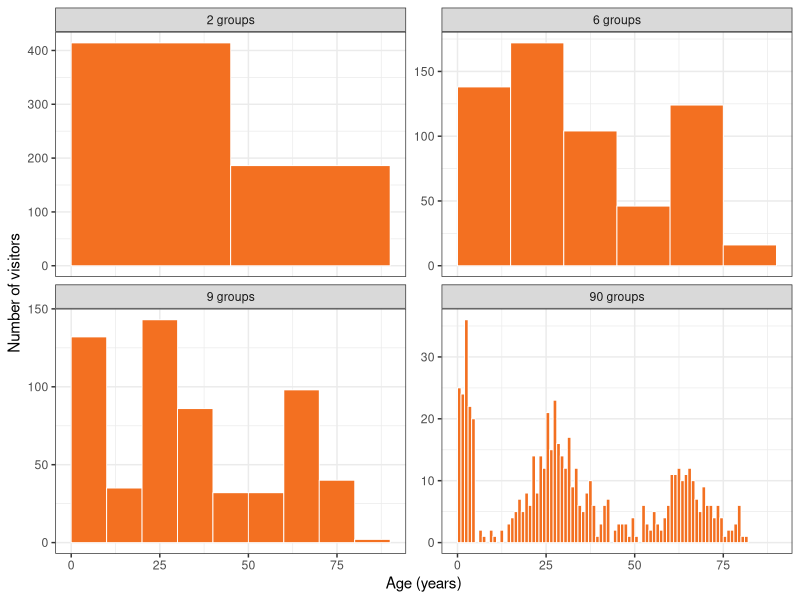
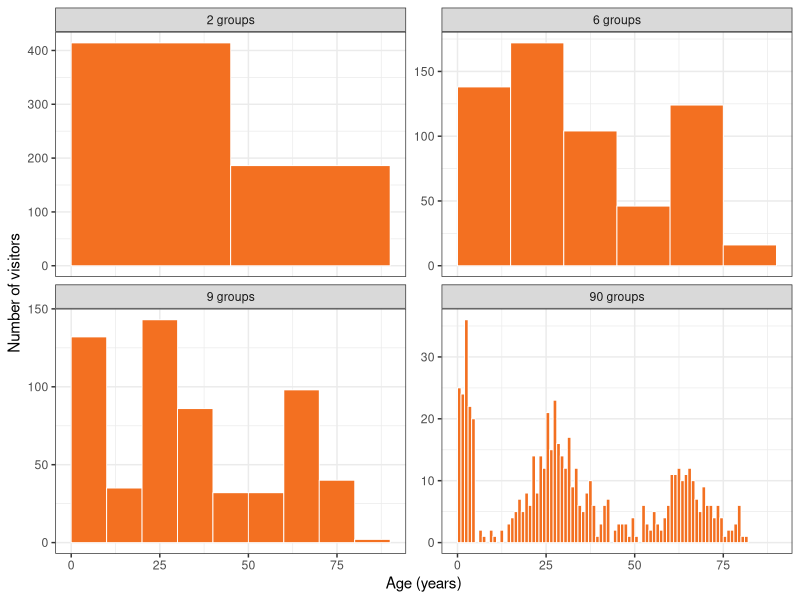

These charts were generated, in order, by the following R code:
# Chapter 7: how the number of groups changes the story (simulated ages)
library(dplyr)
library(ggplot2)
library(jsonlite)

# 1. Simulate ages of 600 clinic visitors -----------------------------------
set.seed(2024)
n <- 600
type <- sample(c("young child", "adult", "older adult", "other"), n,
               replace = TRUE, prob = c(0.22, 0.38, 0.20, 0.20))

age <- case_when(
  type == "young child" ~ runif(n, 0, 5),
  type == "adult"       ~ rnorm(n, 28, 6),
  type == "older adult" ~ rnorm(n, 66, 6),
  TRUE                  ~ runif(n, 5, 80)
)
clinic_visits <- tibble(age = floor(pmin(pmax(age, 0), 89.99)))

# 2. The same numbers, cut into different numbers of groups -----------------
cut_ages <- function(k) {
  cut(clinic_visits$age, breaks = seq(0, 90, length.out = k + 1),
      include.lowest = TRUE, right = FALSE)
}
for (k in c(2, 3, 6, 9, 18, 90)) {
  cat("k =", k, ":", as.vector(table(cut_ages(k))), "\n")
}

# 3. Static figure ----------------------------------------------------------
panels <- c(2, 6, 9, 90)
plot_data <- bind_rows(lapply(panels, function(k) {
  width <- 90 / k
  tibble(group = as.integer(cut_ages(k))) %>%
    count(group) %>%
    mutate(k = k, lo = (group - 1) * width, hi = group * width)
})) %>%
  mutate(panel = factor(k, levels = panels,
                        labels = paste(panels, "groups")))

ggplot(plot_data, aes(xmin = lo, xmax = hi, ymin = 0, ymax = n)) +
  geom_rect(fill = "#F37021", colour = "white", linewidth = 0.3) +
  facet_wrap(~ panel, scales = "free_y") +
  labs(x = "Age (years)", y = "Number of visitors") +
  theme_bw()

ggsave("pretext/assets/images/ch7_age_bins.png", width = 9, height = 5, dpi = 150)

# 4. Export the ages for the interactive page -------------------------------
cat(toJSON(clinic_visits$age), "\n", file = "ages_sim.json")
